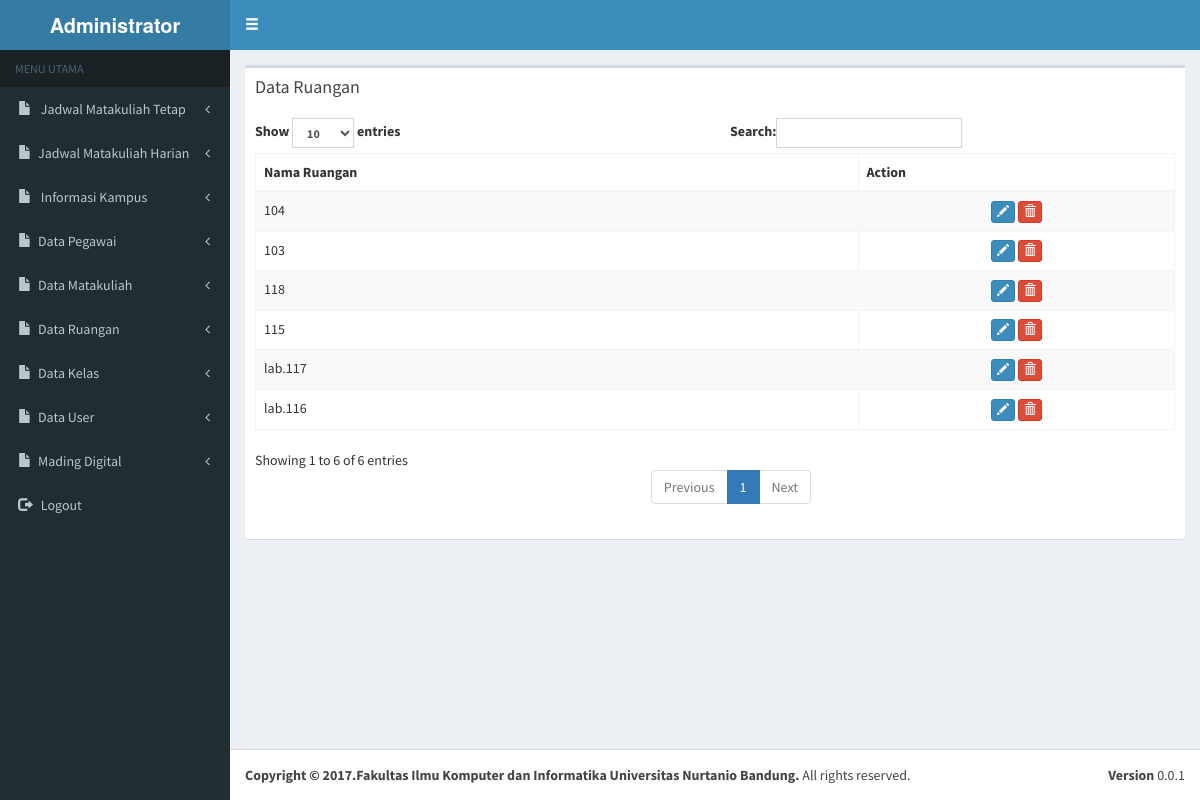
Screenshot of /admin/index.php?page=list_ruangan (signed in) with the database file from the repository.
### tables this page shows
CREATE TABLE IF NOT EXISTS `tbruangan` (
  `idruangan` int(2) NOT NULL,
  `nama_ruangan` varchar(15) NOT NULL
);

### admin/edit_ruangan.php (the view, shortened to what this page needs)
<div class="row">
            <div class="col-xs-12">
              <div class="box">
                <div class="box-header">
                  <h3 class="box-title">Data Ruangan</h3>
                </div>
                <div class="box-body">
                  <table id="example1" class="table table-bordered table-striped">
                    <thead>
                      <tr>
                        <th>Nama Ruangan</th>
                        <th>Action</th>
                      </tr>
                    </thead>
                    <tbody>
                     <?php
                     $qu=mysqli_query($con,"select * from tbruangan order by idruangan desc");
                     while($has=mysqli_fetch_row($qu))
                     {
                        echo "
                        <tr>
                        <td>$has[1]</td>
                        <td style='text-align:center'>
                        <a href='index.php?page=ruangan&id=$has[0]'><span data-placement='top' data-toggle='tooltip' title='Edit'><button class='btn btn-primary btn-xs' data-title='Edit' data-toggle='modal' data-target='#edit' ><span class='glyphicon glyphicon-pencil'></span></button><span></a>
                        <span data-placement='top' data-toggle='tooltip' title='Delete'><button onclick='datadel($has[0],&#39;list_ruangan&#39;)' class='btn btn-danger btn-xs' data-title='Delete' data-toggle='modal' data-target='#myModal' ><span class='glyphicon glyphicon-trash'></span></button><span>
                        </td>
                      </tr>
                        ";
                     }
                     ?>
                    </tbody>
                  </table>
                </div>
              </div>
            </div>
          </div>

### rows the page displays
tbruangan: nama_ruangan "104"
tbruangan: nama_ruangan "103"
tbruangan: nama_ruangan "118"
tbruangan: nama_ruangan "115"
tbruangan: nama_ruangan "lab.117"
tbruangan: nama_ruangan "lab.116"
